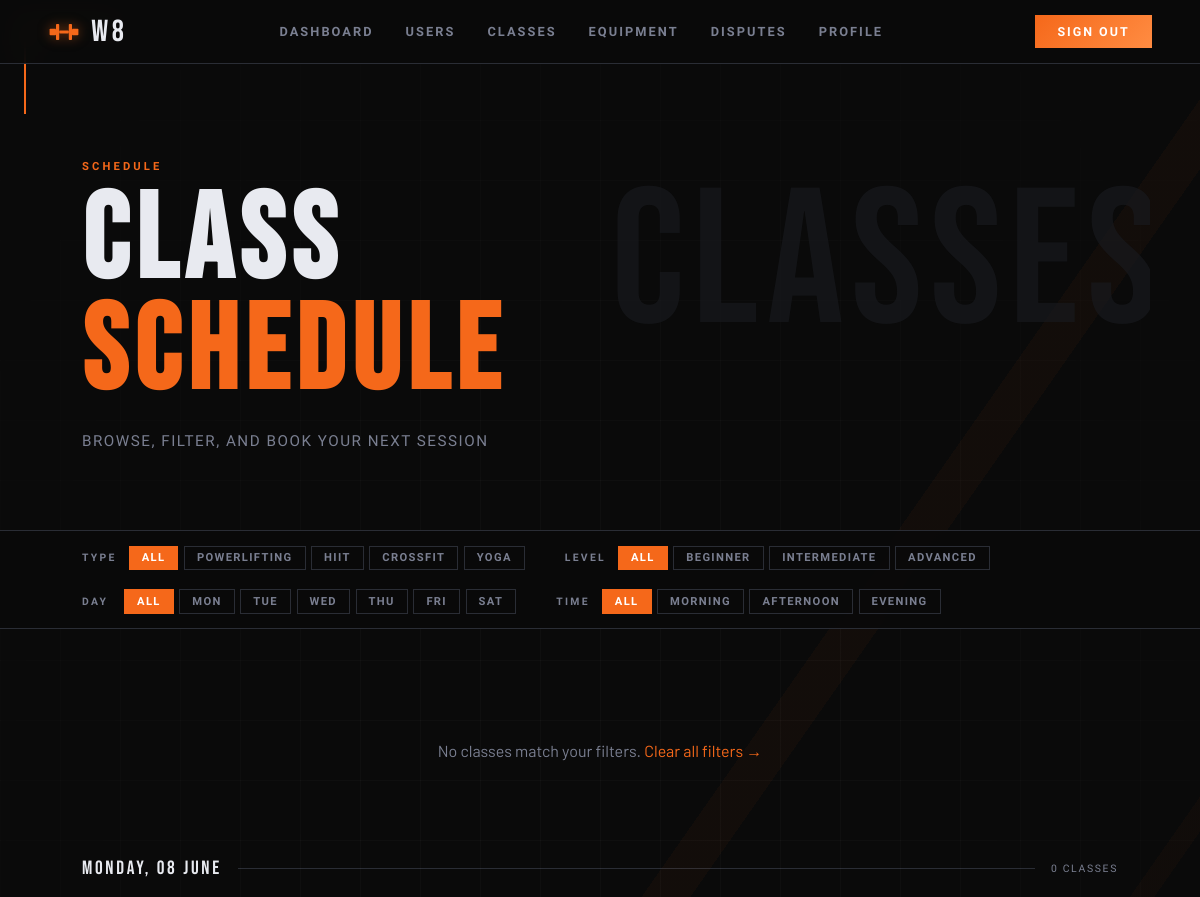
Page /pages/classes.php (signed in, upper part) on the earlier database version.
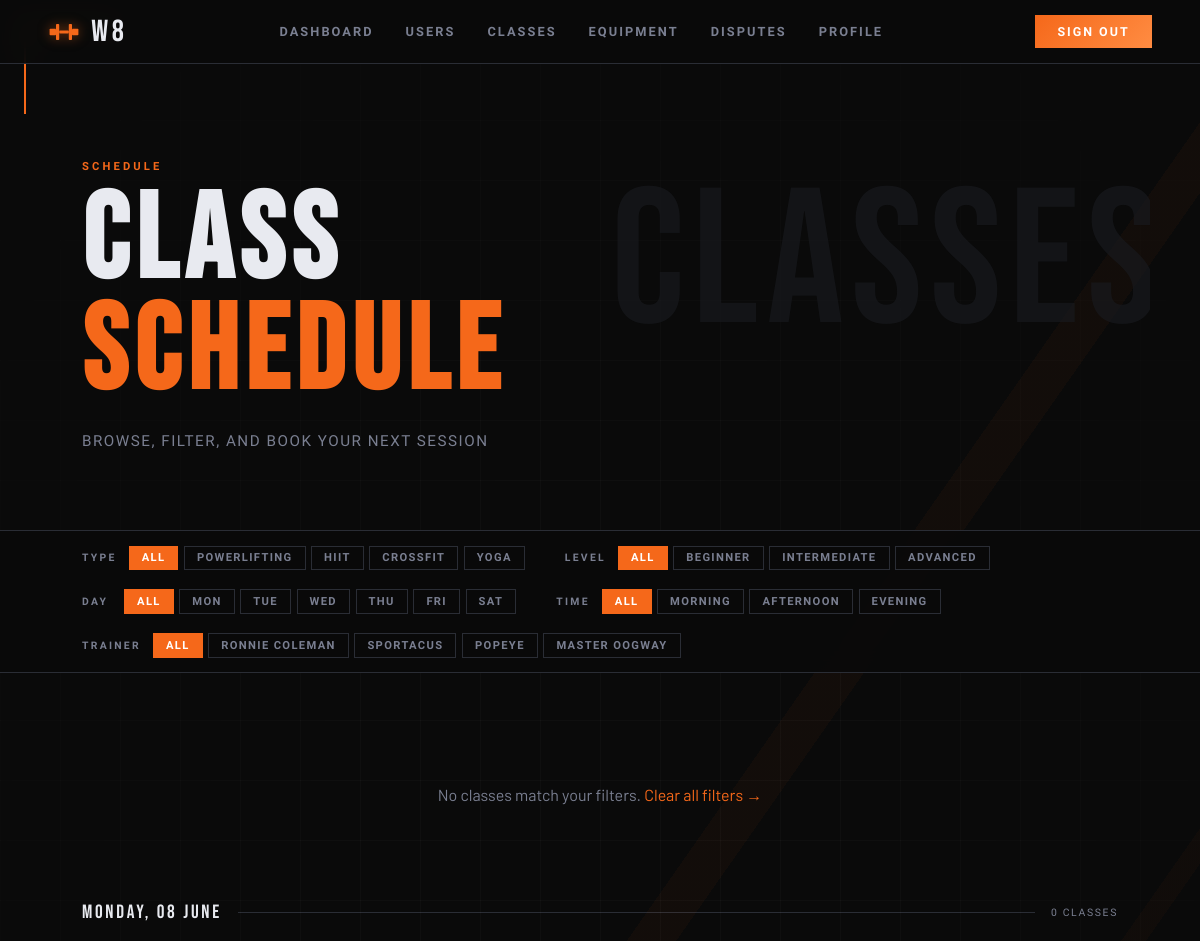
Same page on the later database version.
### tables this page shows
CREATE TABLE users (
  id             INTEGER PRIMARY KEY AUTOINCREMENT,
  username       TEXT    NOT NULL UNIQUE,
  email          TEXT    NOT NULL UNIQUE,
  password_hash  TEXT    NOT NULL,
  first_name     TEXT    NOT NULL,
  last_name      TEXT    NOT NULL,
  phone          TEXT    DEFAULT NULL,
  date_of_birth  TEXT    DEFAULT NULL,   -- ISO-8601: YYYY-MM-DD
  photo_path     TEXT    DEFAULT NULL,   -- stored relative path
  role           TEXT    NOT NULL DEFAULT 'member'
                         CHECK (role IN ('member','trainer','admin')),
  is_active      INTEGER NOT NULL DEFAULT 1,
  created_at     TEXT    NOT NULL DEFAULT (datetime('now')),
  updated_at     TEXT    NOT NULL DEFAULT (datetime('now'))
  -- NOTE: update updated_at via UPDATE trigger or in application code
);

### pages/classes.php (the view, shortened to what the changed rows need)
<?php
$db    = get_db();
function ensure_demo_weekly_schedule(PDO $db): void {
    $trainers = [
        'ronniec' => ['email' => 'ronnie@w8gym.com', 'first' => 'Ronnie', 'last' => 'Coleman', 'phone' => '555-1001', 'photo' => 'images/ronnie.jpg', 'specialty' => 'strength', 'bio' => '8 time Mr. Olympia, now focused on strength training.', 'certs' => 'Strength coaching, powerlifting technique, contest prep', 'years' => 8],
        'sportacus' => ['email' => 'sportacus@w8gym.com', 'first' => 'Sportacus', 'last' => '', 'phone' => '555-1002', 'photo' => 'images/sportacus.jpg', 'specialty' => 'cardio', 'bio' => 'Aerobics world champion focused on performance and conditioning.', 'certs' => 'HIIT coaching, mobility, athletic conditioning', 'years' => 10],
        'popeye' => ['email' => 'popeye@w8gym.com', 'first' => 'Popeye', 'last' => '', 'phone' => '555-1003', 'photo' => 'images/popeye.jpg', 'specialty' => 'crossfit', 'bio' => 'Specialist in movement quality and injury prevention.', 'certs' => 'CrossFit L2, Olympic lifting, movement screening', 'years' => 6],
        'oogway' => ['email' => 'oogway@w8gym.com', 'first' => 'Master', 'last' => 'Oogway', 'phone' => '555-1004', 'photo' => 'images/oogway.jpg', 'specialty' => 'yoga', 'bio' => 'Yoga instructor focused on recovery, breathwork and relaxation.', 'certs' => 'RYT-200, recovery coaching, breathwork', 'years' => 12],
    ];
}
function selected_values(string $param, array $allowed): array {
    $raw = $_GET[$param] ?? '';
    if (is_array($raw)) {
        $parts = $raw;
    } else {
        $parts = explode(',', (string)$raw);
    }
    $values = [];
    foreach ($parts as $value) {
        $value = trim((string)$value);
    }
    return array_values(array_unique($values));
}
function selected_int_values(string $param, array $allowed): array {
    $raw = $_GET[$param] ?? '';
    if (is_array($raw)) {
        $parts = $raw;
    } else {
        $parts = explode(',', (string)$raw);
    }
    $values = [];
    foreach ($parts as $value) {
        $value = (int)$value;
    }
    return array_values(array_unique($values));
}
function add_in_filter(array &$where, array &$params, string $column, array $values): void {
    if (!$values) return;
}
$valid_types = ['powerlifting', 'hiit', 'crossfit', 'yoga'];
$valid_levels = ['beginner', 'intermediate', 'advanced'];
$filter_types = selected_values('type', $valid_types);
$filter_levels = selected_values('level', $valid_levels);
$trainers = $db->query(
    'SELECT u.id, u.first_name, u.last_name FROM users u
     JOIN classes c ON c.trainer_id = u.id
     WHERE u.role = "trainer" AND u.is_active = 1 AND c.is_active = 1
     GROUP BY u.id
     ORDER BY CASE u.username
                WHEN "ronniec" THEN 1
                WHEN "sportacus" THEN 2
                WHEN "popeye" THEN 3
                WHEN "oogway" THEN 4
                ELSE 5
              END,
              u.first_name'
)->fetchAll();
$valid_trainer_ids = array_map(static fn($t) => (int)$t['id'], $trainers);
$filter_trainers = selected_int_values('trainer', $valid_trainer_ids);
$week_start_ts = strtotime('monday next week');
$week_end_ts = strtotime('+7 days', $week_start_ts);
$week_start = date('Y-m-d 00:00:00', $week_start_ts);
$week_end = date('Y-m-d 00:00:00', $week_end_ts);
$where  = ['cs.scheduled_at >= ?', 'cs.scheduled_at < ?', 'cs.status = "scheduled"', 'c.is_active = 1'];
$params = [$week_start, $week_end];
add_in_filter($where, $params, 'c.type', $filter_types);
add_in_filter($where, $params, 'c.level', $filter_levels);
add_in_filter($where, $params, 'c.trainer_id', $filter_trainers);
$week_days = [];
foreach (['mon', 'tue', 'wed', 'thu', 'fri', 'sat'] as $offset => $key) {
    $date = date('Y-m-d', strtotime('+' . $offset . ' days', $week_start_ts));
    $week_days[$key] = [
        'date' => $date,
        'label' => date('l, d F', strtotime($date)),
        'sessions' => [],
    ];
}
function is_active_filter(string $param, string $value): string {
    $allowed = [
        'type' => ['powerlifting', 'hiit', 'crossfit', 'yoga'],
        'level' => ['beginner', 'intermediate', 'advanced'],
        'day' => ['mon', 'tue', 'wed', 'thu', 'fri', 'sat'],
        'time' => ['morning', 'afternoon', 'evening'],
    ];
    $selected = selected_values($param, $allowed[$param] ?? []);
    return ($value === 'all' ? empty($selected) : in_array($value, $selected, true)) ? 'chip--active' : '';
}
function is_active_trainer_filter(int $trainer_id): string {
    global $valid_trainer_ids;
    $selected = selected_int_values('trainer', $valid_trainer_ids);
    return in_array($trainer_id, $selected, true) ? 'chip--active' : '';
}
function filter_url(array $overrides): string {
    $params = array_merge($_GET, $overrides);
    foreach ($params as $k => $v) {
        if ($v === 'all' || $v === '' || $v === '0' || $v === 0) unset($params[$k]);
    }
    return 'classes.php' . ($params ? '?' . http_build_query($params) : '');
}
function toggle_filter_url(string $param, string $value): string {
    $allowed = [
        'type' => ['powerlifting', 'hiit', 'crossfit', 'yoga'],
        'level' => ['beginner', 'intermediate', 'advanced'],
        'day' => ['mon', 'tue', 'wed', 'thu', 'fri', 'sat'],
        'time' => ['morning', 'afternoon', 'evening'],
    ];
    $selected = selected_values($param, $allowed[$param] ?? []);
    if (in_array($value, $selected, true)) {
        $selected = array_values(array_diff($selected, [$value]));
    } else {
        $selected[] = $value;
    }
    return filter_url([$param => $selected ? implode(',', $selected) : 'all']);
}
function toggle_trainer_url(int $trainer_id): string {
    global $valid_trainer_ids;
    $selected = selected_int_values('trainer', $valid_trainer_ids);
    if (in_array($trainer_id, $selected, true)) {
        $selected = array_values(array_diff($selected, [$trainer_id]));
    } else {
        $selected[] = $trainer_id;
    }
    return filter_url(['trainer' => $selected ? implode(',', $selected) : 0]);
}
?>
<!DOCTYPE html>
<html lang="en">
<head>
  <link rel="stylesheet" href="../css/base.css">
  <link rel="stylesheet" href="../css/components.css">
  <link rel="stylesheet" href="../css/classes.css">
</head>
<body>
  <main>
    <header class="page-header">
      <div class="page-header__inner">
        <h1 class="page-header__title">Class<br><span>Schedule</span></h1>
      </div>
    </header>
    <section class="filters-bar">
      <div class="filters-bar__inner">
        <div class="filter-group">
          <div class="filter-chips">
            <a href="<?= filter_url(['day'=>'all']) ?>" class="chip <?= is_active_filter('day','all') ?>">All</a>
            <?php foreach (['mon'=>'Mon','tue'=>'Tue','wed'=>'Wed','thu'=>'Thu','fri'=>'Fri','sat'=>'Sat'] as $k=>$v): ?>
            <a href="<?= toggle_filter_url('day',$k) ?>" class="chip <?= is_active_filter('day',$k) ?>"><?= $v ?></a>
            <?php endforeach; ?>
          </div>
        </div>
        <?php if ($trainers): ?>
        <div class="filter-group">
          <span class="filter-group__label">Trainer</span>
          <div class="filter-chips">
            <a href="<?= filter_url(['trainer'=>0]) ?>" class="chip <?= empty($filter_trainers) ? 'chip--active' : '' ?>">All</a>
            <?php foreach ($trainers as $t): ?>
            <a href="<?= toggle_trainer_url((int)$t['id']) ?>" class="chip <?= is_active_trainer_filter((int)$t['id']) ?>">
              <?= htmlspecialchars(trim($t['first_name'] . ' ' . $t['last_name']), ENT_QUOTES, 'UTF-8') ?>
            </a>
            <?php endforeach; ?>
          </div>
        </div>
        <?php endif; ?>
      </div>
    </section>
    <section class="sched-layout">
      <div class="inner" style="padding-top:3rem;padding-bottom:6rem;">
        <?php foreach ($week_days as $day): ?>
        <?php $day_sessions = $day['sessions']; ?>
        <section class="day-block">
          <div class="day-label">
            <span class="day-label__name"><?= htmlspecialchars($day['label'], ENT_QUOTES, 'UTF-8') ?></span>
            <div class="day-label__line"></div>
            <span class="day-label__count"><?= count($day_sessions) ?> class<?= count($day_sessions) != 1 ? 'es' : '' ?></span>
          </div>
        </section>
        <?php endforeach; ?>
      </div>
    </section>
  </main>
</body>
</html>

Differences in the rows shown:
now on this page (row edited): users: first_name+last_name "RONNIE COLEMAN"
now on this page (row edited): users: first_name "SPORTACUS"
now on this page (row edited): users: first_name "POPEYE"
now on this page (row edited): users: first_name+last_name "MASTER OOGWAY"
Other differences:
text now shown: "TRAINER ALL"
